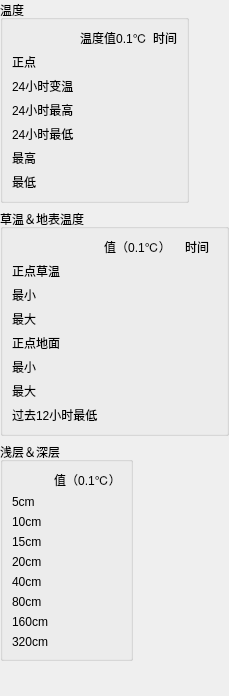
    <widget class="QWidget" name="widget_4" native="true">
     <layout class="QVBoxLayout" name="verticalLayout_4" stretch="44,46,53,20">
      <property name="leftMargin">
       <number>0</number>
      </property>
      <property name="topMargin">
       <number>0</number>
      </property>
      <property name="rightMargin">
       <number>0</number>
      </property>
      <property name="bottomMargin">
       <number>0</number>
      </property>
      <item>
       <layout class="QHBoxLayout" name="horizontalLayout_8">
        <item>
         <widget class="QGroupBox" name="T_GB">
          <property name="sizePolicy">
           <sizepolicy hsizetype="Minimum" vsizetype="Minimum">
            <horstretch>0</horstretch>
            <verstretch>0</verstretch>
           </sizepolicy>
          </property>
          <property name="title">
           <string>温度</string>
          </property>
          <layout class="QGridLayout" name="gridLayout_3">
           <item row="6" column="0">
            <widget class="QLabel" name="label_25">
             <property name="text">
              <string>最低</string>
             </property>
            </widget>
           </item>
           <item row="1" column="0">
            <widget class="QLabel" name="label_23">
             <property name="text">
              <string>正点</string>
             </property>
            </widget>
           </item>
           <item row="4" column="0">
            <widget class="QLabel" name="label_30">
             <property name="text">
              <string>24小时最低</string>
             </property>
            </widget>
           </item>
           <item row="0" column="1">
            <widget class="QLabel" name="label_28">
             <property name="text">
              <string>温度值0.1℃</string>
             </property>
             <property name="alignment">
              <set>Qt::AlignCenter</set>
             </property>
            </widget>
           </item>
           <item row="1" column="1">
            <widget class="MyDoubleLabel" name="T_DL">
             <property name="styleSheet">
              <string notr="true"/>
             </property>
             <property name="rightText">
              <string>99999</string>
             </property>
             <property name="leftText">
              <string>99999</string>
             </property>
             <property name="alignment">
              <enum>MyDoubleLabel::AlignHCerter</enum>
             </property>
            </widget>
           </item>
           <item row="3" column="1">
            <widget class="MyDoubleLabel" name="MaxT24_DL">
             <property name="styleSheet">
              <string notr="true"/>
             </property>
             <property name="rightText">
              <string>99999</string>
             </property>
             <property name="leftText">
              <string>99999</string>
             </property>
             <property name="alignment">
              <enum>MyDoubleLabel::AlignHCerter</enum>
             </property>
            </widget>
           </item>
           <item row="4" column="1">
            <widget class="MyDoubleLabel" name="MinT24_DL">
             <property name="styleSheet">
              <string notr="true"/>
             </property>
             <property name="rightText">
              <string>99999</string>
             </property>
             <property name="leftText">
              <string>99999</string>
             </property>
             <property name="alignment">
              <enum>MyDoubleLabel::AlignHCerter</enum>
             </property>
            </widget>
           </item>
           <item row="6" column="1">
            <widget class="MyDoubleLabel" name="MinT_DL">
             <property name="styleSheet">
              <string notr="true"/>
             </property>
             <property name="rightText">
              <string>99999</string>
             </property>
             <property name="leftText">
              <string>99999</string>
             </property>
             <property name="alignment">
              <enum>MyDoubleLabel::AlignHCerter</enum>
             </property>
            </widget>
           </item>
           <item row="2" column="0">
            <widget class="QLabel" name="label_26">
             <property name="text">
              <string>24小时变温</string>
             </property>
            </widget>
           </item>
           <item row="5" column="0">
            <widget class="QLabel" name="label_24">
             <property name="text">
              <string>最高</string>
             </property>
            </widget>
           </item>
           <item row="3" column="0">
            <widget class="QLabel" name="label_27">
             <property name="text">
              <string>24小时最高</string>
             </property>
            </widget>
           </item>
           <item row="2" column="1">
            <widget class="MyDoubleLabel" name="VT24_DL">
             <property name="styleSheet">
              <string notr="true"/>
             </property>
             <property name="rightText">
              <string>99999</string>
             </property>
             <property name="leftText">
              <string>99999</string>
             </property>
             <property name="alignment">
              <enum>MyDoubleLabel::AlignHCerter</enum>
             </property>
            </widget>
           </item>
           <item row="5" column="2">
            <widget class="MyDoubleLabel" name="MaxTT_DL">
             <property name="styleSheet">
              <string notr="true"/>
             </property>
             <property name="rightText">
              <string>99999</string>
             </property>
             <property name="leftText">
              <string>99999</string>
             </property>
             <property name="alignment">
              <enum>MyDoubleLabel::AlignHCerter</enum>
             </property>
            </widget>
           </item>
           <item row="0" column="2">
            <widget class="QLabel" name="label_29">
             <property name="text">
              <string>时间</string>
             </property>
             <property name="alignment">
              <set>Qt::AlignCenter</set>
             </property>
            </widget>
           </item>
           <item row="6" column="2">
            <widget class="MyDoubleLabel" name="MinTT_DL">
             <property name="styleSheet">
              <string notr="true"/>
             </property>
             <property name="rightText">
              <string>99999</string>
             </property>
             <property name="leftText">
              <string>99999</string>
             </property>
             <property name="alignment">
              <enum>MyDoubleLabel::AlignHCerter</enum>
             </property>
            </widget>
           </item>
           <item row="5" column="1">
            <widget class="MyDoubleLabel" name="MaxT_DL">
             <property name="styleSheet">
              <string notr="true"/>
             </property>
             <property name="rightText">
              <string>99999</string>
             </property>
             <property name="leftText">
              <string>99999</string>
             </property>
             <property name="alignment">
              <enum>MyDoubleLabel::AlignHCerter</enum>
             </property>
            </widget>
           </item>
          </layout>
         </widget>
        </item>
        <item>
         <spacer name="horizontalSpacer_2">
          <property name="orientation">
           <enum>Qt::Horizontal</enum>
          </property>
          <property name="sizeHint" stdset="0">
           <size>
            <width>40</width>
            <height>20</height>
           </size>
          </property>
         </spacer>
        </item>
       </layout>
      </item>
      <item>
       <widget class="QGroupBox" name="ETAndGT_GB">
        <property name="sizePolicy">
         <sizepolicy hsizetype="Minimum" vsizetype="Minimum">
          <horstretch>0</horstretch>
          <verstretch>0</verstretch>
         </sizepolicy>
        </property>
        <property name="title">
         <string>草温＆地表温度</string>
        </property>
        <layout class="QGridLayout" name="gridLayout_5">
         <item row="8" column="1">
          <widget class="MyDoubleLabel" name="MinET12_DL">
           <property name="styleSheet">
            <string notr="true"/>
           </property>
           <property name="rightText">
            <string>99999</string>
           </property>
           <property name="leftText">
            <string>99999</string>
           </property>
           <property name="alignment">
            <enum>MyDoubleLabel::AlignHCerter</enum>
           </property>
          </widget>
         </item>
         <item row="8" column="0">
          <widget class="QLabel" name="label_51">
           <property name="text">
            <string>过去12小时最低</string>
           </property>
          </widget>
         </item>
         <item row="2" column="2">
          <widget class="MyDoubleLabel" name="MinGTT_DL">
           <property name="styleSheet">
            <string notr="true"/>
           </property>
           <property name="rightText">
            <string>99999</string>
           </property>
           <property name="leftText">
            <string>99999</string>
           </property>
           <property name="alignment">
            <enum>MyDoubleLabel::AlignLeft</enum>
           </property>
          </widget>
         </item>
         <item row="2" column="1">
          <widget class="MyDoubleLabel" name="MinGT_DL">
           <property name="styleSheet">
            <string notr="true"/>
           </property>
           <property name="rightText">
            <string>99999</string>
           </property>
           <property name="leftText">
            <string>99999</string>
           </property>
           <property name="alignment">
            <enum>MyDoubleLabel::AlignHCerter</enum>
           </property>
          </widget>
         </item>
         <item row="3" column="1">
          <widget class="MyDoubleLabel" name="MaxGT_DL">
           <property name="styleSheet">
            <string notr="true"/>
           </property>
           <property name="rightText">
            <string>99999</string>
           </property>
           <property name="leftText">
            <string>99999</string>
           </property>
           <property name="alignment">
            <enum>MyDoubleLabel::AlignHCerter</enum>
           </property>
          </widget>
         </item>
         <item row="5" column="1">
          <widget class="MyDoubleLabel" name="ET_DL">
           <property name="styleSheet">
            <string notr="true"/>
           </property>
           <property name="rightText">
            <string>99999</string>
           </property>
           <property name="leftText">
            <string>99999</string>
           </property>
           <property name="alignment">
            <enum>MyDoubleLabel::AlignHCerter</enum>
           </property>
          </widget>
         </item>
         <item row="1" column="1">
          <widget class="MyDoubleLabel" name="GT_DL">
           <property name="styleSheet">
            <string notr="true"/>
           </property>
           <property name="rightText">
            <string>99999</string>
           </property>
           <property name="leftText">
            <string>99999</string>
           </property>
           <property name="alignment">
            <enum>MyDoubleLabel::AlignHCerter</enum>
           </property>
          </widget>
         </item>
         <item row="0" column="2">
          <widget class="QLabel" name="label_41">
           <property name="text">
            <string>时间</string>
           </property>
           <property name="alignment">
            <set>Qt::AlignCenter</set>
           </property>
          </widget>
         </item>
         <item row="6" column="1">
          <widget class="MyDoubleLabel" name="MinET_DL">
           <property name="styleSheet">
            <string notr="true"/>
           </property>
           <property name="rightText">
            <string>99999</string>
           </property>
           <property name="leftText">
            <string>99999</string>
           </property>
           <property name="alignment">
            <enum>MyDoubleLabel::AlignHCerter</enum>
           </property>
          </widget>
         </item>
         <item row="7" column="2">
          <widget class="MyDoubleLabel" name="MaxETT_DL">
           <property name="styleSheet">
            <string notr="true"/>
           </property>
           <property name="rightText">
            <string>99999</string>
           </property>
           <property name="leftText">
            <string>99999</string>
           </property>
           <property name="alignment">
            <enum>MyDoubleLabel::AlignLeft</enum>
           </property>
          </widget>
         </item>
         <item row="6" column="2">
          <widget class="MyDoubleLabel" name="MinETT_DL">
           <property name="styleSheet">
            <string notr="true"/>
           </property>
           <property name="rightText">
            <string>99999</string>
           </property>
           <property name="leftText">
            <string>99999</string>
           </property>
           <property name="alignment">
            <enum>MyDoubleLabel::AlignLeft</enum>
           </property>
          </widget>
         </item>
         <item row="7" column="1">
          <widget class="MyDoubleLabel" name="MaxET_DL">
           <property name="styleSheet">
            <string notr="true"/>
           </property>
           <property name="rightText">
            <string>99999</string>
           </property>
           <property name="leftText">
            <string>99999</string>
           </property>
           <property name="alignment">
            <enum>MyDoubleLabel::AlignHCerter</enum>
           </property>
          </widget>
         </item>
         <item row="6" column="0">
          <widget class="QLabel" name="label_43">
           <property name="text">
            <string>最小</string>
           </property>
          </widget>
         </item>
         <item row="5" column="0">
          <widget class="QLabel" name="label_42">
           <property name="text">
            <string>正点地面</string>
           </property>
          </widget>
         </item>
         <item row="3" column="2">
          <widget class="MyDoubleLabel" name="MaxGTT_DL">
           <property name="styleSheet">
            <string notr="true"/>
           </property>
           <property name="rightText">
            <string>99999</string>
           </property>
           <property name="leftText">
            <string>99999</string>
           </property>
           <property name="alignment">
            <enum>MyDoubleLabel::AlignLeft</enum>
           </property>
          </widget>
         </item>
         <item row="7" column="0">
          <widget class="QLabel" name="label_44">
           <property name="text">
            <string>最大</string>
           </property>
          </widget>
         </item>
         <item row="1" column="0">
          <widget class="QLabel" name="label_31">
           <property name="text">
            <string>正点草温</string>
           </property>
          </widget>
         </item>
         <item row="0" column="1">
          <widget class="QLabel" name="label_40">
           <property name="text">
            <string>值（0.1℃）</string>
           </property>
           <property name="alignment">
            <set>Qt::AlignCenter</set>
           </property>
          </widget>
         </item>
         <item row="3" column="0">
          <widget class="QLabel" name="label_39">
           <property name="text">
            <string>最大</string>
           </property>
          </widget>
         </item>
         <item row="2" column="0">
          <widget class="QLabel" name="label_38">
           <property name="text">
            <string>最小</string>
           </property>
          </widget>
         </item>
        </layout>
       </widget>
      </item>
      <item>
       <layout class="QHBoxLayout" name="horizontalLayout_7">
        <item>
         <widget class="QGroupBox" name="XCM_GB">
          <property name="sizePolicy">
           <sizepolicy hsizetype="Minimum" vsizetype="Minimum">
            <horstretch>0</horstretch>
            <verstretch>0</verstretch>
           </sizepolicy>
          </property>
          <property name="title">
           <string>浅层＆深层</string>
          </property>
          <layout class="QGridLayout" name="gridLayout_6">
           <item row="8" column="1">
            <widget class="MyDoubleLabel" name="ET320_DL">
             <property name="styleSheet">
              <string notr="true"/>
             </property>
             <property name="rightText">
              <string>99999</string>
             </property>
             <property name="leftText">
              <string>99999</string>
             </property>
             <property name="alignment">
              <enum>MyDoubleLabel::AlignHCerter</enum>
             </property>
            </widget>
           </item>
           <item row="7" column="1">
            <widget class="MyDoubleLabel" name="ET160_DL">
             <property name="styleSheet">
              <string notr="true"/>
             </property>
             <property name="rightText">
              <string>99999</string>
             </property>
             <property name="leftText">
              <string>99999</string>
             </property>
             <property name="alignment">
              <enum>MyDoubleLabel::AlignHCerter</enum>
             </property>
            </widget>
           </item>
           <item row="6" column="1">
            <widget class="MyDoubleLabel" name="ET80_DL">
             <property name="styleSheet">
              <string notr="true"/>
             </property>
             <property name="rightText">
              <string>99999</string>
             </property>
             <property name="leftText">
              <string>99999</string>
             </property>
             <property name="alignment">
              <enum>MyDoubleLabel::AlignHCerter</enum>
             </property>
            </widget>
           </item>
           <item row="8" column="0">
            <widget class="QLabel" name="label_54">
             <property name="text">
              <string>320cm</string>
             </property>
            </widget>
           </item>
           <item row="7" column="0">
            <widget class="QLabel" name="label_53">
             <property name="text">
              <string>160cm</string>
             </property>
            </widget>
           </item>
           <item row="6" column="0">
            <widget class="QLabel" name="label_52">
             <property name="text">
              <string>80cm</string>
             </property>
            </widget>
           </item>
           <item row="5" column="0">
            <widget class="QLabel" name="label_46">
             <property name="text">
              <string>40cm</string>
             </property>
            </widget>
           </item>
           <item row="4" column="0">
            <widget class="QLabel" name="label_50">
             <property name="text">
              <string>20cm</string>
             </property>
            </widget>
           </item>
           <item row="0" column="1">
            <widget class="QLabel" name="label_45">
             <property name="text">
              <string>值（0.1℃）</string>
             </property>
             <property name="alignment">
              <set>Qt::AlignCenter</set>
             </property>
            </widget>
           </item>
           <item row="2" column="0">
            <widget class="QLabel" name="label_48">
             <property name="text">
              <string>10cm</string>
             </property>
            </widget>
           </item>
           <item row="1" column="0">
            <widget class="QLabel" name="label_47">
             <property name="text">
              <string>5cm</string>
             </property>
            </widget>
           </item>
           <item row="3" column="0">
            <widget class="QLabel" name="label_49">
             <property name="text">
              <string>15cm</string>
             </property>
            </widget>
           </item>
           <item row="5" column="1">
            <widget class="MyDoubleLabel" name="ET40_DL">
             <property name="styleSheet">
              <string notr="true"/>
             </property>
             <property name="rightText">
              <string>99999</string>
             </property>
             <property name="leftText">
              <string>99999</string>
             </property>
             <property name="alignment">
              <enum>MyDoubleLabel::AlignHCerter</enum>
             </property>
            </widget>
           </item>
           <item row="1" column="1">
            <widget class="MyDoubleLabel" name="ET5_DL">
             <property name="styleSheet">
              <string notr="true"/>
             </property>
             <property name="rightText">
              <string>99999</string>
             </property>
             <property name="leftText">
              <string>99999</string>
             </property>
             <property name="alignment">
              <enum>MyDoubleLabel::AlignHCerter</enum>
             </property>
            </widget>
           </item>
           <item row="2" column="1">
            <widget class="MyDoubleLabel" name="ET10_DL">
             <property name="styleSheet">
              <string notr="true"/>
             </property>
             <property name="rightText">
              <string>99999</string>
             </property>
             <property name="leftText">
              <string>99999</string>
             </property>
             <property name="alignment">
              <enum>MyDoubleLabel::AlignHCerter</enum>
             </property>
            </widget>
           </item>
           <item row="3" column="1">
            <widget class="MyDoubleLabel" name="ET15_DL">
             <property name="styleSheet">
              <string notr="true"/>
             </property>
             <property name="rightText">
              <string>99999</string>
             </property>
             <property name="leftText">
              <string>99999</string>
             </property>
             <property name="alignment">
              <enum>MyDoubleLabel::AlignHCerter</enum>
             </property>
            </widget>
           </item>
           <item row="4" column="1">
            <widget class="MyDoubleLabel" name="ET20_DL">
             <property name="styleSheet">
              <string notr="true"/>
             </property>
             <property name="rightText">
              <string>99999</string>
             </property>
             <property name="leftText">
              <string>99999</string>
             </property>
             <property name="alignment">
              <enum>MyDoubleLabel::AlignHCerter</enum>
             </property>
            </widget>
           </item>
          </layout>
         </widget>
        </item>
        <item>
         <spacer name="horizontalSpacer_7">
          <property name="orientation">
           <enum>Qt::Horizontal</enum>
          </property>
          <property name="sizeHint" stdset="0">
           <size>
            <width>40</width>
            <height>20</height>
           </size>
          </property>
         </spacer>
        </item>
       </layout>
      </item>
      <item>
       <spacer name="verticalSpacer_10">
        <property name="orientation">
         <enum>Qt::Vertical</enum>
        </property>
        <property name="sizeHint" stdset="0">
         <size>
          <width>20</width>
          <height>35</height>
         </size>
        </property>
       </spacer>
      </item>
     </layout>
    </widget>
